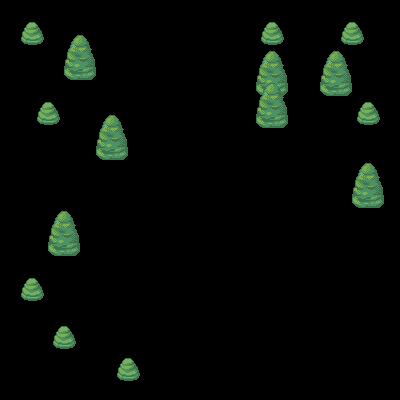

The image is a tile-based game level rendered from a .tmx file. Its description and source (layers, tilesets, objects; grid data summarised) follow:
An orthogonal 25x25 tile map with 16x16 px tiles, 1 tile layer (3 (over player), 4 hidden layers not drawn.

<map version="1.9" tiledversion="1.9.2" orientation="orthogonal" renderorder="left-up" width="25" height="25" tilewidth="16" tileheight="16" infinite="0" nextlayerid="6" nextobjectid="1">
 <editorsettings>
  <chunksize width="64" height="64" />
 </editorsettings>
 <tileset firstgid="1" source="natureset.tsx" />
 <layer id="1" name="background" width="25" height="25" visible="0">
  <data>[625 cells, 621 non-empty, 61 distinct tile ids]</data>
 </layer>
 <layer id="3" name="0 (behind player)" width="25" height="25" visible="0">
  <data>[625 cells, 212 non-empty, 44 distinct tile ids]</data>
 </layer>
 <layer id="4" name="1 (behind player)" width="25" height="25" visible="0">
  <data>[625 cells, 16 non-empty, 8 distinct tile ids]</data>
 </layer>
 <layer id="2" name="2 (behind player)" width="25" height="25" visible="0">
  <data>[625 cells, 64 non-empty, 14 distinct tile ids]</data>
 </layer>
 <layer id="5" name="3 (over player" width="25" height="25">
  <data>[625 cells, 72 non-empty, 14 distinct tile ids]</data>
 </layer>
</map>